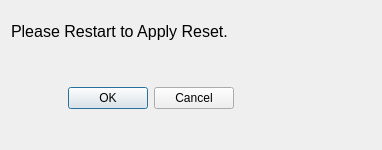
<?xml version="1.0" encoding="UTF-8"?>
<ui version="4.0">
 <class>Form</class>
 <widget class="QWidget" name="Form">
  <property name="geometry">
   <rect>
    <x>0</x>
    <y>0</y>
    <width>382</width>
    <height>150</height>
   </rect>
  </property>
  <property name="sizePolicy">
   <sizepolicy hsizetype="Fixed" vsizetype="Expanding">
    <horstretch>0</horstretch>
    <verstretch>0</verstretch>
   </sizepolicy>
  </property>
  <property name="minimumSize">
   <size>
    <width>176</width>
    <height>43</height>
   </size>
  </property>
  <property name="maximumSize">
   <size>
    <width>1000</width>
    <height>1000</height>
   </size>
  </property>
  <property name="windowTitle">
   <string>Confirm?</string>
  </property>
  <layout class="QVBoxLayout" name="verticalLayout">
   <item>
    <layout class="QVBoxLayout" name="verticalLayout_2">
     <item>
      <widget class="QLabel" name="label">
       <property name="font">
        <font>
         <pointsize>12</pointsize>
        </font>
       </property>
       <property name="text">
        <string>Please Restart to Apply Reset.</string>
       </property>
      </widget>
     </item>
     <item>
      <widget class="QDialogButtonBox" name="buttonBox">
       <property name="enabled">
        <bool>true</bool>
       </property>
       <property name="sizePolicy">
        <sizepolicy hsizetype="Expanding" vsizetype="Expanding">
         <horstretch>0</horstretch>
         <verstretch>0</verstretch>
        </sizepolicy>
       </property>
       <property name="minimumSize">
        <size>
         <width>280</width>
         <height>81</height>
        </size>
       </property>
       <property name="maximumSize">
        <size>
         <width>280</width>
         <height>81</height>
        </size>
       </property>
       <property name="orientation">
        <enum>Qt::Horizontal</enum>
       </property>
       <property name="standardButtons">
        <set>QDialogButtonBox::Cancel|QDialogButtonBox::Ok</set>
       </property>
       <property name="centerButtons">
        <bool>true</bool>
       </property>
      </widget>
     </item>
    </layout>
   </item>
  </layout>
 </widget>
 <resources/>
 <connections/>
</ui>
